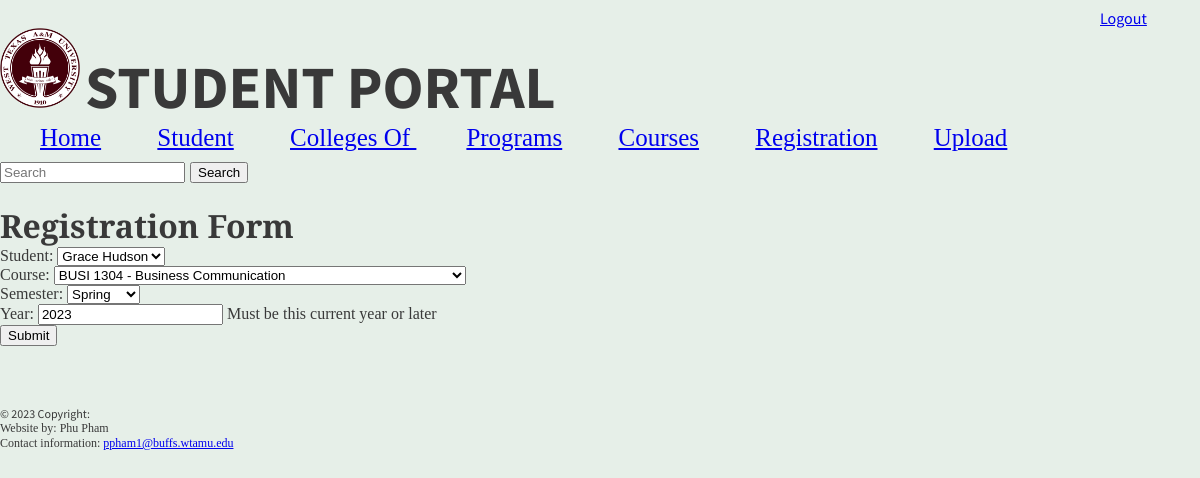
Screenshot of /registers/2/ (signed in) with the database file from the repository.
### degree_checklist/models.py (models this page shows, shortened)
class Course_Enrollment(models.Model):
    student = models.ForeignKey(Student, on_delete=models.CASCADE)
    course = models.ForeignKey(Course, on_delete=models.CASCADE)
    semester = models.CharField(max_length=10, help_text="Semester enrolled")
    year = models.IntegerField(help_text="Year enrolled")

### degree_checklist/views.py (the view)
# urls.py: path('registers/<int:pk>/', degree_checklist.views.registration_edit, name='register_edit'),
@login_required
def registration_edit(request, pk=None):
    if pk is not None:
        register = get_object_or_404(Course_Enrollment, pk=pk)
    else:
        register = None
    if request.method == "POST":
        form = RegistrationForm(request.POST, instance = register)
        if form.is_valid():
            updated_register = form.save()
            if register is None:
                messages.success(request, '"{}" was successfully registered.'.format(updated_register))
            else:
                messages.success(request, '"{}" was successfully updated.'.format(updated_register))
            return redirect("register_edit", updated_register.pk)
    else:
        form = RegistrationForm(instance = register)
    return render(request, "registration_form.html", {"method": request.method, "form": form})

### degree_checklist/forms.py
class RegistrationForm(forms.ModelForm):
    semester_choice = (("1", "Spring"), ("2", "Summer"), ("3", "Fall"), ("4", "Winter"))
    year = forms.IntegerField(min_value=2023, help_text= "Must be this current year or later")
    semester = forms.ChoiceField(choices = semester_choice)
    class Meta:
        model = Course_Enrollment
        fields = "__all__"

### degree_checklist/models.py (called while the page is built)
    def initialled_name3(self):
        return "{} - {}".format(self.course_number, self.course_name)

    def __str__(self):
        return self.initialled_name3()

    def initialled_name(self):
        return "{} {}".format(self.first_name, self.last_name)

    def __str__(self):
        return self.initialled_name()

### templates/registration_form.html (shortened to what this page needs)
{% extends 'base.html' %}
{% block title %}
<head>
</head>
{% endblock %}
{% block content %}
    <br>
    <h1>Registration Form</h1>
    <form method="post">
    {{ form.as_p }}
    <p>
        <input type="submit" value="Submit">
    </p>
    </form>
{% endblock %}

### degree_checklist/static/main.css (style rules this page uses)
body { font-family: 'Source Sans Pro', sans-serif; background-color: #e6efe8; color: #393939; margin-left: 0; }
h1, h2, h3, h4, h5, h6, p, ul, li { font-family: 'Libre Baskerville', serif; margin: 0; }

### rows the page displays
Course_Enrollment: student "Grace Hudson", course "BUSI 1304 - Business Communication", semester "Spring", year "2023"
